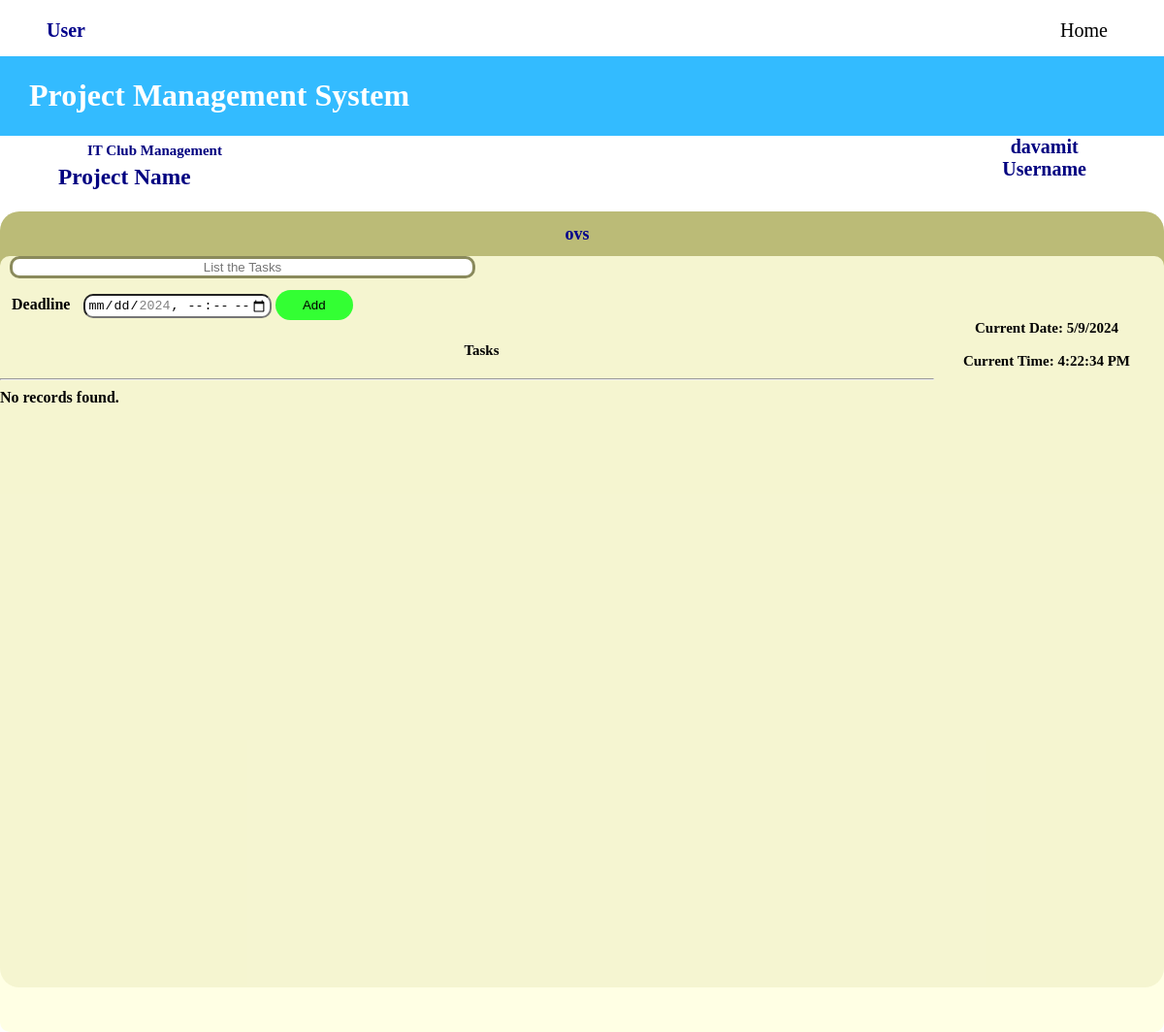
Screenshot of /task_mgmt/sub_task_list.php?main_task_id=28&project_id=9 (signed in) with the database file from the repository.
### tables this page shows
CREATE TABLE `users` (
  `id` int(11) NOT NULL,
  `fullname` varchar(255) NOT NULL,
  `email` varchar(50) DEFAULT NULL,
  `phone` int(11) DEFAULT NULL,
  `address` varchar(255) NOT NULL,
  `username` varchar(255) DEFAULT NULL,
  `password` varchar(255) DEFAULT NULL,
  `department_id` int(11) DEFAULT NULL,
  `role` varchar(20) NOT NULL,
  `created_date` timestamp NOT NULL DEFAULT current_timestamp() ON UPDATE current_timestamp()
);

CREATE TABLE `project` (
  `id` int(11) NOT NULL,
  `project_name` varchar(255) NOT NULL,
  `file_type` int(11) NOT NULL,
  `file` varchar(255) DEFAULT NULL,
  `cost` int(11) NOT NULL,
  `project_details` text DEFAULT NULL,
  `created_date` timestamp NOT NULL DEFAULT current_timestamp() ON UPDATE current_timestamp(),
  `deadline` datetime DEFAULT NULL
);

CREATE TABLE `main_task` (
  `Id` int(11) NOT NULL,
  `name` varchar(255) NOT NULL,
  `project_id` int(11) DEFAULT NULL,
  `user_id` int(11) DEFAULT NULL,
  `deadline` datetime DEFAULT NULL,
  `created_date` timestamp NOT NULL DEFAULT current_timestamp() ON UPDATE current_timestamp()
);

### task_mgmt/topic_insert.php (the view, shortened to what this page needs)
 <?php
        $main_task_id = $_GET['main_task_id'];
        $project_id = $_GET['project_id'];
?>
            <div class="top_nav">
        </div>
            <div class="header">
            <div class="taskname"> <center>
                <?php
                        $sql = "SELECT * FROM main_task where Id='$main_task_id' and project_id='$project_id'";
                        $result_task = mysqli_query($conn, $sql);
                        if (mysqli_num_rows($result_task) > 0) {
                            echo "<table border='0'>
                        ";
                        $row = mysqli_fetch_assoc($result_task);
                            echo "<tr>
                            <td class='taskname'><divclass='taskname'>" . $row['name']  ."</div></td>
                            "
                            ?>
                            <?php
                        } else {
                        echo "No records found.";}?>
                        </center></div>
                <div class="view">
                <div class="insert" id="">
                    <form action="" method="POST">
                    <input type="text" name=insert placeholder="List the Tasks" required id="insert" >
                    <h4><?php echo '<p><strong>'?>
    <div id="reloadDiv">
        <p id="timeupdate">
        </p>
    </div>
                    <?php '</strong></p>'; ?></h4><br>
                   <div class='inputdata'>Deadline <input type="datetime-local" name="dt" class="inputdata" id="datePicker">
                    <input type="submit" value="Add" name="submit" id="add" ></div>
                    </form>
                </div>

### interface_nav.php (shortened to what this page needs)
<div class="top_nav">
            }?><?php
            if($userType=="user")
            {?>
                <h2 class="dashboard">User</h2>
                <a href="../interface.php" class="top_nav_bar">Home</a>
            <?php
            }?>
        </div>
        <div class="head">
            <h1>Project Management System</h1>
        </div>
        <?php
        if($userType=="admin")
        {
            $admin_id = mysqli_real_escape_string($conn, $user_admin_id);
            $admin_name_query = "SELECT * FROM admin WHERE id = '$admin_id'";
            $result_admin_name = mysqli_query($conn, $admin_name_query);
            $num_admin = mysqli_num_rows($result_admin_name);
            if ($num_admin > 0)
            {
                $admin_row = mysqli_fetch_array($result_admin_name);
                $admin_name = $admin_row['username'];
            }
            else
            {
                $db_name = "Unknown Admin";
            }
        ?>
        <div class="nav">
            <h2 class="admin_name"><?php echo $admin_name;?><br><?php echo "Username"; ?></h2>
        </div>
        <?php
        }
        elseif($userType=="user")
        {
            $user_id = mysqli_real_escape_string($conn, $user_admin_id);
            $user_name_query = "SELECT * FROM users WHERE id = '$user_id'";
            $result_user_name = mysqli_query($conn, $user_name_query);
            $num_user = mysqli_num_rows($result_user_name);
            if ($num_user > 0)
            {
                $user_row = mysqli_fetch_array($result_user_name);
                $user_name = $user_row['username'];
            }
            else
            {
                $db_name = "Unknown Admin";
            }
        ?>
            <div class="nav">
             <h2 class="foreman_name"><?php echo $user_name;?><br><?php echo "Username"; ?></h2>
            </div>
        <?php
        }?>

### Assignment/header/header.php (shortened to what this page needs)
<?php
    if($userType== "admin" || $userType== "foreman" || $userType=="user")
    { ?>
        <div class="mainhead">
            <table border="0">
                <div class="project_info">
                    <?php
                        $sql="select * from project where id=$project_id" ;
                        $result_view=mysqli_query($conn,$sql);
                        $row_view=mysqli_fetch_assoc($result_view);
                        $fetched_project_name=$row_view['project_name'];
                    ?>
                    <div id="project_name">
                    <h3 class="p_n">
                            <?php
                            echo $fetched_project_name ;
                            ?>
                        </h3>
                        <?php if($userType=="user"){?>
                    <h3> Project Name </h3>
                    <?php }
                    else
                    { ?>
                        <h3 class="p">Project Name </h3>
                    <?php } ?>
                    </div>
                </div>
            </table>
        </div>
    <?php
    }?>

### css/subtasklist.css (style rules this page uses)
.view { background-color:rgba(255, 255, 224, 0.856) ; border-radius:10px; height:100%; overflow: scroll; width:100%; margin:0px; padding:0px; align-items:center; }
.header { width:100%; border-radius:20px; height:100%; background-color: #bbbb77 ; margin-top:20px; padding:0px; }
body { height:100%; margin:0px; padding: 0px; }
.inputdata { border-radius:10px; padding:2px; margin-left: 10px; }
#add { border-radius:20px; background-color:#33ff33; padding:8px; width:5rem; font-style:bold; border:0px; margin-top:10px; }
#insert { text-align:center; width:40%; align-items:left; margin-left:10px; border-radius:10px; border:3px #8a8a5c solid; }
table,tr { margin-right:10px; padding-top:1px; text-align:center; align-items:center; }
td { margin-right:10px; padding:10px; padding-left:20px; padding-top:1px; text-align:center; align-items:center; }
h4 { float:right; margin-right:30px; }
p { text-align:center; }
.taskname { padding: 5px; justify-content: center; text-align:center; font-weight: bold; color:darkblue; font-weight: bold; font-size: large; }

### css/headpname.css (style rules this page uses)
.top_nav { height: 3rem; width: 100%; margin-top: 10px; border-radius: 3px; justify-content: center; }
.dashboard { margin: 10px; margin-top: 10px; padding: 0px; justify-content: center; color: darkblue; margin-left: 3rem; float: left; }
h2 { font-size: 20px; }
.head { background-color: #33bbff; padding: 1px; color: White; padding-left: 30px; }
.foreman_name, .admin_name { float: right; margin-right: 5rem; margin-top: 0px; text-align: center; justify-content: center; color: #000080; }
.top_nav_bar { background-color: white; color: black; float: right; margin-right: 3rem; padding: 10px; border-radius: 4px; text-decoration: none; font-family: "Times New Roman", Times, serif; font-size: 20px; }
.mainhead { float: left; margin-left: 30px; color:#000080; font-weight: bold; font-size: 15px; margin-top: 2px; }
h3 { margin: 0px; padding: 0px; }
#project_name { font-size: 20px; margin-left: 30px; }
.p_n,p { font-size: 15px; margin-left: 25px; padding: 5px; }

### rows the page displays
users: username "davamit"
project: project_name "IT Club Management"
main_task: name "ovs"
